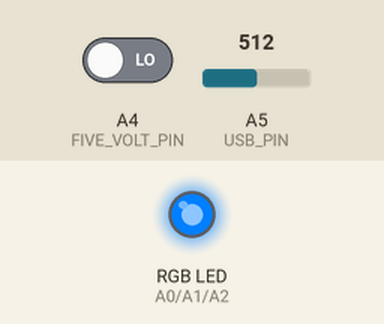
Recording of a sketch running on a simulated nRF52 board. Parts: an RGB LED mixed from three pins (HIGH = lit). The inputs (shaded band) are chosen by the test bench; at power-on: A5 (USB_PIN) = 512, A4 (FIVE_VOLT_PIN) LOW (analog values on the 0–1023 scale).

Above: at 1.2 s.
1.3 s: A5 (USB_PIN) set to 836
2.8 s: A5 (USB_PIN) set to 866
At 3.1 s:
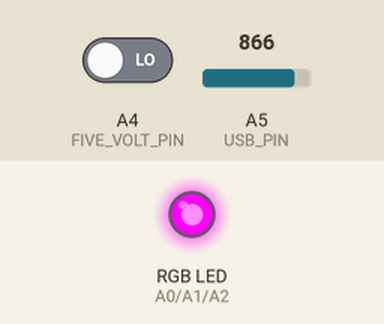
4.3 s: A4 (FIVE_VOLT_PIN) driven HIGH
At 5.5 s:
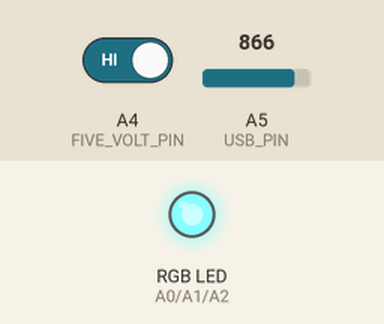
5.8 s: A4 (FIVE_VOLT_PIN) driven LOW
At 6.6 s:
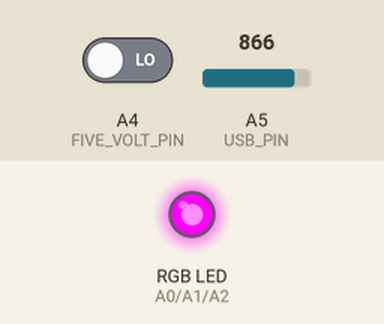
7.3 s: A5 (USB_PIN) set to 122
At 7.8 s:
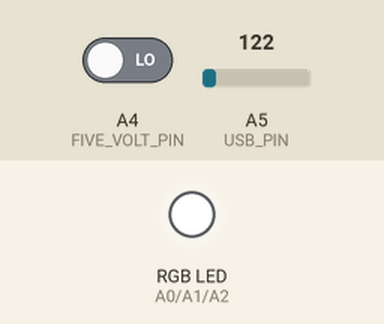
8.8 s: A5 (USB_PIN) set to 155
10.3 s: A5 (USB_PIN) set to 188
At 11.3 s:
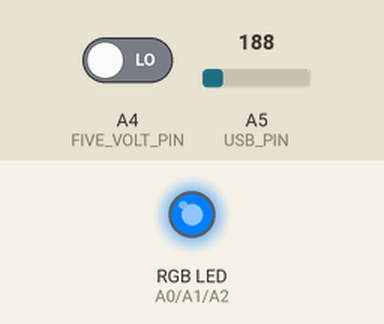
Timing chart, 0 to 12.8 s (numbered marks = the images above; inputs shaded):
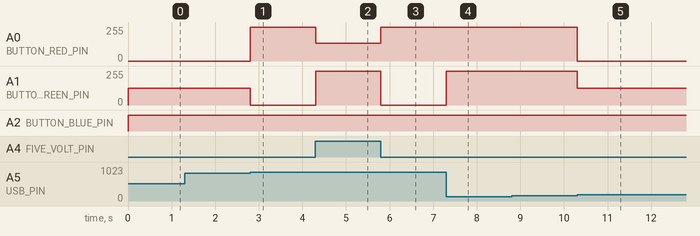

The sketch:

NRF52Keyboard.ino
```cpp
#include <Arduino.h>

#include "bluetooth.h"
#include "button.h"
#include "keyboard.h"
#include "power.h"

void setup() {
  Serial.begin(9600);   // Baud rate for USB Host

  pinMode(BUTTON_RED_PIN, OUTPUT);
  pinMode(BUTTON_GREEN_PIN, OUTPUT);
  pinMode(BUTTON_BLUE_PIN, OUTPUT);

  pinMode(BAT_PIN, INPUT);
  pinMode(FIVE_VOLT_PIN, INPUT);
  pinMode(USB_PIN, INPUT);

  initBluetooth();
  startAdv();
}


void loop() {

  // Read key press on serial
  while (Serial.available()) {
    processSerial();
  }

  // Set ON/OFF Button Color
  if(digitalRead(FIVE_VOLT_PIN) == HIGH) {        // Power ON - Check if it's low battery

    int BatMv = round(readBAT() / 100) * 100;

    if(BatMv > 3900) {
      buttonColor(BLUE);
    } else if (BatMv > 3700) {
      buttonColor(BLUERED);
    } else if (BatMv > 3500) {
      buttonColor(PURPLE);
    } else if (BatMv > 3300) {
      buttonColor(REDBLUE);
    } else {
      buttonColor(RED);
    }

  } else {
      int UsbMv = readUSB();
      if(UsbMv > 1000) {                          // USB Connected
        if(UsbMv >= 5000) {
          buttonColor(GREEN);                     // FULL
        } else {
          buttonColor(ORANGE);                    // CHARGING
        }
     } else {
       buttonColor(OFF);
     }
  }

  // Sleep CPU
  __WFI();

}
```

bluetooth.h
```cpp
#ifndef BLUETOOTH_H
#define BLUETOOTH_H

  void initBluetooth();
  void startAdv();
  void sendReport(uint8_t modifier,uint8_t key0,uint8_t key1,uint8_t key2,uint8_t key3,uint8_t key4,uint8_t key5);

#endif //BLUETOOTH_H
```

button.cpp
```cpp
#include <Arduino.h>

#include "button.h"

// Set button RGB levels
void buttonRGB(int red, int green, int blue)
{
  #ifdef COMMON_ANODE
    red = 255 - red;
    green = 255 - green;
    blue = 255 - blue;
  #endif
  analogWrite(BUTTON_RED_PIN, red);
  analogWrite(BUTTON_GREEN_PIN, green);
  analogWrite(BUTTON_BLUE_PIN, blue);
}

void buttonColor(int color) {
  switch (color) {
    case ORANGE: buttonRGB(255, 128, 0);
      break;
    case GREEN: buttonRGB(0, 255, 0);
      break;
    case BLUE: buttonRGB(0, 0, 255);
      break;
    case BLUERED: buttonRGB(25, 0, 230);
      break;
    case PURPLE: buttonRGB(70, 0, 180);
      break;
    case REDBLUE: buttonRGB(80, 0, 135);
      break;
    case RED: buttonRGB(120, 0, 0);
      break;
    default: buttonRGB(0, 0, 0);
      break;
  }

}
```

button.h
```cpp
#ifndef BUTTON_H
  #define BUTTON_H

  /**
   * ON/OFF RGB Button
   */
  #define BUTTON_RED_PIN    (A0)
  #define BUTTON_GREEN_PIN  (A1)
  #define BUTTON_BLUE_PIN   (A2)
  #define COMMON_ANODE

  /**
   * Color Codes
   * Can't switch on strings so we define as ints
   */
  #define OFF 0
  #define ORANGE 1
  #define GREEN 2
  #define BLUE 3
  #define BLUERED 4
  #define PURPLE 5
  #define REDBLUE 6
  #define RED 7

  void buttonRGB(int red, int green, int blue);
  void buttonColor(int color);

#endif
```

keyboard.cpp
```cpp
#include <Arduino.h>

#include "keyboard.h"
#include "bluetooth.h"

/**
 * USB Mini Host
 * - Raw HID mode sends over a string of hex bytes
 * - http://www.hobbytronics.co.uk/usb-host-keyboard
 */
char  hidReport[23];                // 00-00-00-00-00-00-00-00
byte  inByte;
int   byteIndex;
bool  skipSeg = false;

/**
 * Raw Keycodes
 */
uint8_t modifier;
uint8_t key0;
uint8_t key1;
uint8_t key2;
uint8_t key3;
uint8_t key4;
uint8_t key5;

/**
 * Serial data from USB host
 */
void processSerial() {
      // Read every byte to remove from buffer
    inByte = Serial.read();
    // New key report, read segment
    if ((int) inByte == 10) {
      skipSeg = false;
    }
    // The USB Host sends line breaks which are 10 & 13 in decimal
    if ((int) inByte != 10 && (int) inByte != 13 && skipSeg != true) {
      // Only care about first 23 bytes
      if (byteIndex < 23) {
        hidReport[byteIndex] = (char) inByte;
      }

      byteIndex ++;

      if (byteIndex == 23) {
        assignKeyCodes(hidReport);
        sendReport(modifier,key0,key1,key2,key3,key4,key5);   // Send key report via bluetooth
        // Reset and move on to next key segment
        byteIndex = 0;
        memset(hidReport, 0, 23);
        skipSeg = true;
      }
    }
}

/**
 * Takes a hex code in string format
 * and converts it into a raw byte
 * of the same hex value
 */
uint8_t stringToHex(char* keyCode) {
  uint8_t hexByte = (uint8_t) strtoul(keyCode, NULL ,16);
  return hexByte;
}

/**
 * Parse HID Report array and assigns
 * respective hex bytes to variables
 */
void assignKeyCodes(char* hidReport) {

  char keyCode[2];

  // Modifier
  keyCode[0] = hidReport[0];
  keyCode[1] = hidReport[1];
  modifier = stringToHex(keyCode);

  //Key0
  keyCode[0] = hidReport[6];
  keyCode[1] = hidReport[7];
  key0 = stringToHex(keyCode);

  //Key1
  keyCode[0] = hidReport[9];
  keyCode[1] = hidReport[10];
  key1 = stringToHex(keyCode);

  //Key2
  keyCode[0] = hidReport[12];
  keyCode[1] = hidReport[13];
  key2 = stringToHex(keyCode);

  //Key3
  keyCode[0] = hidReport[15];
  keyCode[1] = hidReport[16];
  key3 = stringToHex(keyCode);

  //Key4
  keyCode[0] = hidReport[18];
  keyCode[1] = hidReport[19];
  key4 = stringToHex(keyCode);

  //Key5
  keyCode[0] = hidReport[21];
  keyCode[1] = hidReport[22];
  key5 = stringToHex(keyCode);
}
```

keyboard.h
```cpp
#ifndef KEYBOARD_H
  #define KEYBOARD_H

  void processSerial();
  uint8_t stringToHex(char* keyCode);

  void assignKeyCodes(char* hidReport);

#endif
```

power.cpp
```cpp
#include <Arduino.h>

#include "power.h"


int batLastReported = 0;
int batLastReportTime = -10001;                                // Check battery every 10 seconds


// Calculate battery running average
const int numBatMvReadings = 30;
int batMvReadings[numBatMvReadings];
int batMvReadIndex = 0;
int batMvTotal = 0;
int batMvAverage = 0;


// Raw values on BAT Pin
float readBAT() {
  // Set the analog reference to 3.0V (default = 3.6V)
  // ie. 0 = 0v and max resolution = 3v
  analogReference(AR_INTERNAL_3_0);
  // Set the resolution to 12-bit (0..4095)
  analogReadResolution(12);

  int runtime = millis();
  if(runtime - batLastReportTime > 10000){
   int rawBatMv = analogRead(BAT_PIN) * MV_PER_LSB * 2;       // Used 10k resistors to divide voltage in 2.
   batLastReported = round(rawBatMv / 100) * 100;
   batLastReportTime = runtime;
  }

  // ADC needs to settle - delay for stability
  delay(1);

  // Set ADC back to defaults
  analogReference(AR_DEFAULT);
  analogReadResolution(10);

  return batLastReported;
}

// Raw values on USB Pin
float readUSB() {
  // Set the analog reference to 3.0V (default = 3.6V)
  // ie. 0 = 0v and max resolution = 3v
  analogReference(AR_INTERNAL_3_0);
  // Set the resolution to 12-bit (0..4095)
  analogReadResolution(12);

  int UsbRawMv = analogRead(USB_PIN) * MV_PER_LSB * 2;      // Used 10k resistors to divide voltage in 2.

  // ADC needs to settle - delay for stability
  delay(1);

  // Set ADC back to defaults
  analogReference(AR_DEFAULT);
  analogReadResolution(10);

  return round(UsbRawMv / 10) * 10;
}
```

power.h
```cpp
/**
 * Measure Bat Pin on Power Boost 500
 * - https://www.adafruit.com/product/1944
 */
#ifndef POWER_H
  #define POWER_H

  #define MV_PER_LSB         (0.73242188F)        // ADC Range/Resolution = 3000/4096

  #define BAT_PIN            (A3)                 // BAT voltage to check %
  #define FIVE_VOLT_PIN      (A4)                 // Measure 5v Pin from Power Boost to check if the button is ON.
  #define USB_PIN            (A5)                 // USB pin to check if a charging cable isc onnected

  float readBAT();
  float readUSB();

#endif
```

Measured:
- the behaviour switches between 853 and 854 on A5 (USB_PIN) (found by bisection; images 0 and 1)
- the behaviour switches between 172 and 173 on A5 (USB_PIN) (found by bisection; images 4 and 5)
- after the input at 1.3 s, every drawn part: stays the same
- after the input at 2.8 s, A0 (BUTTON_RED_PIN): 0/255 → 255/255 at once; A1 (BUTTON_GREEN_PIN): 127/255 → 0/255 at once
- after the input at 4.3 s, A0 (BUTTON_RED_PIN): 255/255 → 135/255 at once; A1 (BUTTON_GREEN_PIN): 0/255 → 255/255 at once
- after the input at 5.8 s, A0 (BUTTON_RED_PIN): 135/255 → 255/255 at once; A1 (BUTTON_GREEN_PIN): 255/255 → 0/255 at once
- after the input at 7.3 s, A1 (BUTTON_GREEN_PIN): 0/255 → 255/255 at once
- after the input at 8.8 s, every drawn part: stays the same
- after the input at 10.3 s, A0 (BUTTON_RED_PIN): 255/255 → 0/255 at once; A1 (BUTTON_GREEN_PIN): 255/255 → 127/255 at once
